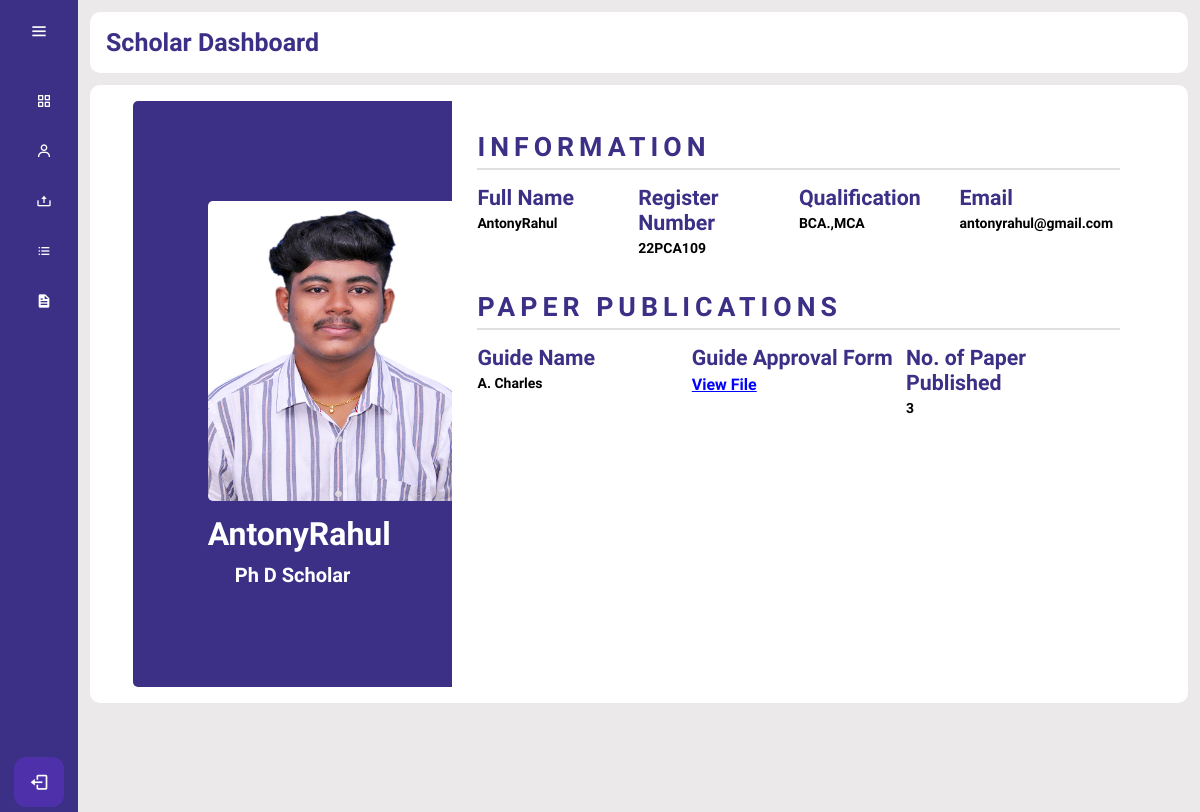
The page /SD/profile.php (signed in) on the database its author committed.
### tables this page shows
CREATE TABLE IF NOT EXISTS `user_details` (
  `s_id` varchar(100) NOT NULL,
  `email` varchar(100) NOT NULL,
  `name` varchar(100) NOT NULL,
  `guidename` varchar(100) NOT NULL,
  `quali` varchar(100) NOT NULL,
  `file` varchar(100) NOT NULL,
  `img` varchar(255) NOT NULL,
  `chindex` int NOT NULL
);

### SD/profile.php (the view, shortened to what this page needs)
<?php
if ($_SESSION['s_id'] && $_SESSION['position'] == 'stud') {
?>
    <!DOCTYPE html>
    <html lang="en">
    <head>
        <link href='https://unpkg.com/boxicons@2.1.4/css/boxicons.min.css' rel='stylesheet'>
        <link rel="stylesheet" href="profile.css" />
        <link rel="stylesheet" href="dstyle.css">
    </head>
    <body>
        <?php include "dashboard.php"; ?>
        <?php
        $id = $_SESSION['s_id'];
        include("../database/dbase.php");
        $sql = "SELECT COUNT(*) AS count FROM journal_details WHERE s_id='$id'";
        $result = mysqli_query($cn, $sql);
        $row = mysqli_fetch_assoc($result);
        $count = $row['count'];
        ?>
        <?php
        include("../database/dbase.php");
        $id = $_SESSION['s_id'];
        $sql = "Select * from user_details where s_id='$id'";
        $result = mysqli_query($cn, "$sql");
        $row = $result->fetch_assoc();
        $profilename = $row['name'];
        $quali = $row['quali'];
        $email = $row['email'];
        $s_id = $row['s_id'];
        $guidename = $row['guidename'];
        $file = $row['file'];
        $image = $row['img'];
        ?>
        <div class="profilecard">
            <div class="wrapper">
                <div class="left">
                    <img src="<?php echo $image; ?>" alt="userimage" />
                    <h4><?php echo $profilename ?></h4>
                    <p>Ph D Scholar</p>
                </div>
                <div class="right">
                    <div class="info">
                        <h3>Information</h3>
                        <div class="info_data">
                            <div class="data">
                                <h4>Full Name</h4>
                                <p><?php echo $profilename ?></p>
                            </div>
                            <div class="data">
                                <h4>Register Number</h4>
                                <p><?php echo $s_id ?></p>
                            </div>
                            <div class="data">
                                <h4>Qualification</h4>
                                <p><?php echo $quali ?></p>
                            </div>
                            <div class="data">
                                <h4>Email</h4>
                                <p><?php echo $email ?></p>
                            </div>
                        </div>
                    </div>
                    <div class="projects">
                        <h3>Paper Publications</h3>
                        <div class="projects_data">
                            <div class="data">
                                <h4>Guide Name</h4>
                                <p><?php echo $guidename ?></p>
                            </div>
                            <div class="data">
                                <h4>Guide Approval Form</h4>
                                <a href="<?php echo $file; ?> " target="_blank" title="View Approval Form">View File</a>
                            </div>
                            <div class="data">
                                <h4>No. of Paper Published</h4>
                                <p><?php echo $count ?></p>
                            </div>
                        </div>
                    </div>
                </div>
            </div>
        </div>
    </body>
    </html>
<?php
} else {
    header("location:../Login/index.php");
}
?>

### SD/profile.css (style rules this page uses)
.profilecard { position: relative; height: 100%; width: calc(100% - 78px); left: 78px; transition: all 0.5s ease; }
.profilecard .wrapper { background: #fff; padding: 1rem; border-radius: 10px; color: #3B3086; margin: 12px; }
.wrapper { justify-content: center; display: flex; }
.wrapper .left { width: 30%; background: #3B3086; padding: 100px 75px; border-top-left-radius: 5px; border-bottom-left-radius: 5px; text-align: center; color: #fff; }
.wrapper .left img { height: 300px; width: 250px; border-radius: 5px; margin-bottom: 10px; }
.wrapper .left h4 { margin-bottom: 10px; font-size: 24pt; }
.wrapper .left p { font-size: 20px; }
.wrapper .right { width: 65%; background: #fff; padding: 30px 25px; border-top-right-radius: 5px; border-bottom-right-radius: 5px; }
.wrapper .right .info, .wrapper .right .projects { margin-bottom: 25px; }
.wrapper .right .info h3, .wrapper .right .projects h3 { font-size: 20pt; margin-bottom: 15px; padding-bottom: 5px; border-bottom: 2px solid #e0e0e0; color: #3B3086; text-transform: uppercase; letter-spacing: 5px; }
.wrapper .right .info_data, .wrapper .right .projects_data { display: flex; justify-content: space-between; }
.wrapper .right .projects_data a { transition: all 0.3s ease; color: blue; }
.wrapper .right .info_data .data, .wrapper .right .projects_data .data { width: 45%; }
.wrapper .right .info_data .data h4, .wrapper .right .projects_data .data h4 { color: #3B3086; font-size: 16pt; margin-bottom: 5px; }
.wrapper .right .info_data .data p, .wrapper .right .projects_data .data p { font-size: 14px; margin-bottom: 10px; color: black; }

### SD/dstyle.css (style rules this page uses)
* { margin: 0; padding: 0; box-sizing: border-box; font-weight: bold; font-family: 'Quicksand', sans-serif; }
body { background: #ebe9e9; position: relative; min-height: 100vh; width: 100%; overflow: auto; }

### rows shown on the page
user_details: img (picture), name "AntonyRahul", s_id "22PCA109", quali "BCA.,MCA", email "antonyrahul@gmail.com", guidename "A. Charles"

### other values the page prints
$count "3"
